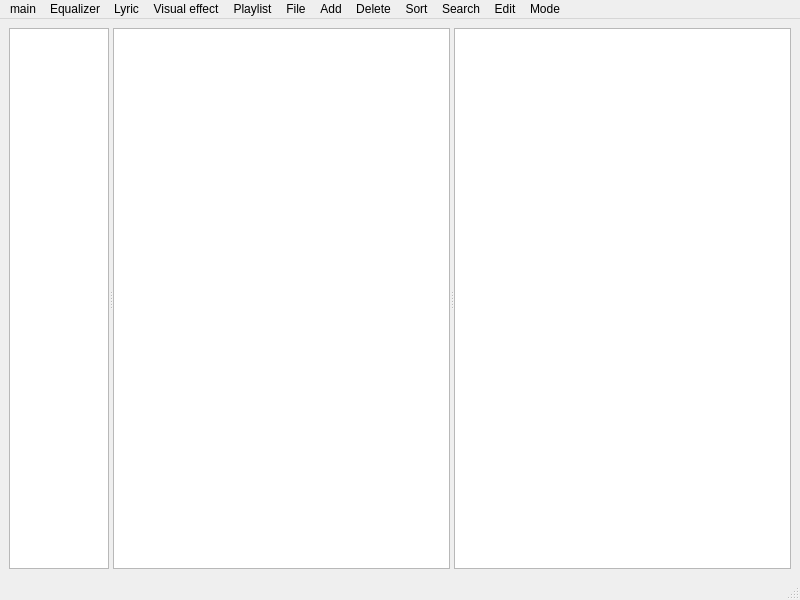
<?xml version="1.0" encoding="UTF-8"?>
<ui version="4.0">
 <class>MainWindow</class>
 <widget class="QMainWindow" name="MainWindow">
  <property name="geometry">
   <rect>
    <x>0</x>
    <y>0</y>
    <width>800</width>
    <height>600</height>
   </rect>
  </property>
  <property name="windowTitle">
   <string>MainWindow</string>
  </property>
  <widget class="QWidget" name="centralwidget">
   <layout class="QHBoxLayout" name="horizontalLayout">
    <item>
     <widget class="QSplitter" name="splitter">
      <property name="orientation">
       <enum>Qt::Horizontal</enum>
      </property>
      <widget class="QTableView" name="tableView">
       <property name="maximumSize">
        <size>
         <width>100</width>
         <height>16777215</height>
        </size>
       </property>
      </widget>
      <widget class="QTableView" name="tableView_2"/>
      <widget class="QTableView" name="tableView_3"/>
     </widget>
    </item>
   </layout>
  </widget>
  <widget class="QMenuBar" name="menubar">
   <property name="geometry">
    <rect>
     <x>0</x>
     <y>0</y>
     <width>800</width>
     <height>22</height>
    </rect>
   </property>
   <widget class="QMenu" name="menuMain">
    <property name="title">
     <string>main</string>
    </property>
    <widget class="QMenu" name="menuPlayingControl">
     <property name="title">
      <string>Playing control</string>
     </property>
     <addaction name="actionPlay"/>
     <addaction name="actionPause"/>
     <addaction name="actionStop"/>
     <addaction name="separator"/>
     <addaction name="actionPrevious"/>
     <addaction name="actionNext"/>
     <addaction name="separator"/>
     <addaction name="actionPreviousMusic"/>
     <addaction name="actionNextMusic"/>
     <addaction name="separator"/>
     <addaction name="actionOpen_file"/>
    </widget>
    <widget class="QMenu" name="menuVolumeControl">
     <property name="title">
      <string>Volume control</string>
     </property>
     <addaction name="actionUp"/>
     <addaction name="actionDown"/>
     <addaction name="separator"/>
     <addaction name="actionMute"/>
    </widget>
    <widget class="QMenu" name="menuLinks">
     <property name="title">
      <string>Links</string>
     </property>
     <addaction name="actionWeb_site"/>
     <addaction name="actionHelp"/>
    </widget>
    <widget class="QMenu" name="menuAbout">
     <property name="title">
      <string>About</string>
     </property>
     <addaction name="actionAbout_Foreplayer"/>
     <addaction name="actionAbout_Qt"/>
    </widget>
    <widget class="QMenu" name="menuPlayingMode">
     <property name="title">
      <string>Playing mode</string>
     </property>
     <addaction name="actionSingle_once"/>
     <addaction name="actionSingle_recycle"/>
     <addaction name="separator"/>
     <addaction name="actionTracklist_once"/>
     <addaction name="actionTracklist_recycle"/>
     <addaction name="actionTracklist_shuffle"/>
     <addaction name="separator"/>
     <addaction name="actionInorder_once"/>
     <addaction name="actionShuffle_all"/>
     <addaction name="actionRecycle_all"/>
    </widget>
    <widget class="QMenu" name="menuSkins">
     <property name="title">
      <string>Skins</string>
     </property>
     <addaction name="actionDefault"/>
     <addaction name="separator"/>
     <addaction name="actionSkin1"/>
     <addaction name="actionSkin2"/>
     <addaction name="separator"/>
     <addaction name="actionOptions_3"/>
    </widget>
    <widget class="QMenu" name="menuTransparent">
     <property name="title">
      <string>Transparent</string>
     </property>
     <addaction name="actionDisable"/>
     <addaction name="action10"/>
     <addaction name="action20"/>
     <addaction name="action30"/>
     <addaction name="action40"/>
     <addaction name="action50"/>
     <addaction name="action60"/>
     <addaction name="action70"/>
     <addaction name="action80"/>
     <addaction name="action90"/>
     <addaction name="action100"/>
     <addaction name="separator"/>
     <addaction name="actionShadow"/>
    </widget>
    <widget class="QMenu" name="menuView">
     <property name="title">
      <string>View</string>
     </property>
     <addaction name="actionLyric_window"/>
     <addaction name="actionPlaylist_window"/>
     <addaction name="actionEqualizer_2"/>
     <addaction name="separator"/>
     <addaction name="actionMinimode"/>
     <addaction name="separator"/>
     <addaction name="actionRearrange_window"/>
     <addaction name="separator"/>
     <addaction name="actionTopMost"/>
    </widget>
    <widget class="QMenu" name="menuFullscreen">
     <property name="title">
      <string>Fullscreen</string>
     </property>
     <addaction name="actionLyric_2"/>
     <addaction name="actionVisual_edffect"/>
     <addaction name="separator"/>
     <addaction name="actionBoth"/>
    </widget>
    <addaction name="menuPlayingControl"/>
    <addaction name="menuVolumeControl"/>
    <addaction name="menuPlayingMode"/>
    <addaction name="separator"/>
    <addaction name="menuView"/>
    <addaction name="separator"/>
    <addaction name="menuSkins"/>
    <addaction name="menuTransparent"/>
    <addaction name="menuFullscreen"/>
    <addaction name="separator"/>
    <addaction name="actionOptions"/>
    <addaction name="separator"/>
    <addaction name="menuLinks"/>
    <addaction name="menuAbout"/>
    <addaction name="separator"/>
    <addaction name="actionExit"/>
   </widget>
   <widget class="QMenu" name="menuEqualizer">
    <property name="title">
     <string>Equalizer</string>
    </property>
    <addaction name="actionChoose"/>
    <addaction name="separator"/>
    <addaction name="actionRecommanded"/>
    <addaction name="actionCustom"/>
    <addaction name="separator"/>
    <addaction name="actionEnable_equalizer"/>
    <addaction name="actionEnable_surround"/>
   </widget>
   <widget class="QMenu" name="menuLyric_2">
    <property name="title">
     <string>Lyric</string>
    </property>
   </widget>
   <widget class="QMenu" name="menuVisual_effect">
    <property name="title">
     <string>Visual effect</string>
    </property>
    <addaction name="actionVideo"/>
    <addaction name="actionSpectrum"/>
    <addaction name="actionWave"/>
    <addaction name="separator"/>
    <addaction name="actionHide"/>
    <addaction name="separator"/>
    <addaction name="actionOptions_2"/>
   </widget>
   <widget class="QMenu" name="menuPlaylist">
    <property name="title">
     <string>Playlist</string>
    </property>
    <widget class="QMenu" name="menuSort">
     <property name="title">
      <string>Sort</string>
     </property>
     <addaction name="actionAs_name"/>
     <addaction name="actionAs_length"/>
     <addaction name="separator"/>
     <addaction name="actionReverse"/>
     <addaction name="separator"/>
     <addaction name="actionRandom"/>
    </widget>
    <addaction name="actionNew"/>
    <addaction name="actionImport"/>
    <addaction name="actionSave"/>
    <addaction name="actionSave_all"/>
    <addaction name="separator"/>
    <addaction name="actionDelete"/>
    <addaction name="menuSort"/>
    <addaction name="separator"/>
    <addaction name="actionSend_to_2"/>
   </widget>
   <widget class="QMenu" name="menuFile">
    <property name="title">
     <string>File</string>
    </property>
    <widget class="QMenu" name="menuEdit">
     <property name="title">
      <string>Edit</string>
     </property>
     <addaction name="actionCut"/>
     <addaction name="actionCopy"/>
     <addaction name="actionPaste"/>
     <addaction name="separator"/>
     <addaction name="actionDelete_record_2"/>
    </widget>
    <widget class="QMenu" name="menuSend_to">
     <property name="title">
      <string>Send to</string>
     </property>
     <widget class="QMenu" name="menuPlaylist_2">
      <property name="title">
       <string>Playlist</string>
      </property>
      <addaction name="actionPlaylist1"/>
      <addaction name="actionPlaylist2"/>
     </widget>
     <addaction name="menuPlaylist_2"/>
     <addaction name="actionDisk"/>
    </widget>
    <addaction name="actionPlay_2"/>
    <addaction name="separator"/>
    <addaction name="menuEdit"/>
    <addaction name="separator"/>
    <addaction name="actionRecord"/>
    <addaction name="separator"/>
    <addaction name="actionDetails"/>
    <addaction name="actionBrowser_file"/>
    <addaction name="separator"/>
    <addaction name="menuSend_to"/>
    <addaction name="separator"/>
    <addaction name="actionOptions_4"/>
   </widget>
   <widget class="QMenu" name="menuAdd">
    <property name="title">
     <string>Add</string>
    </property>
    <addaction name="actionFiles"/>
    <addaction name="actionPath"/>
    <addaction name="separator"/>
    <addaction name="actionUrl"/>
   </widget>
   <widget class="QMenu" name="menuDelete">
    <property name="title">
     <string>Delete</string>
    </property>
    <addaction name="actionSelections"/>
    <addaction name="actionReluctant"/>
    <addaction name="actionInvalid_records"/>
    <addaction name="separator"/>
    <addaction name="actionAll"/>
   </widget>
   <widget class="QMenu" name="menuSort_2">
    <property name="title">
     <string>Sort</string>
    </property>
    <addaction name="actionAs_name_2"/>
    <addaction name="actionAs_duration"/>
    <addaction name="actionAs_track_index"/>
    <addaction name="actionAs_rating"/>
    <addaction name="separator"/>
    <addaction name="actionRandom_2"/>
   </widget>
   <widget class="QMenu" name="menuSearch">
    <property name="title">
     <string>Search</string>
    </property>
    <addaction name="actionLocate"/>
    <addaction name="separator"/>
    <addaction name="actionNext_2"/>
   </widget>
   <widget class="QMenu" name="menuSelection">
    <property name="title">
     <string>Edit</string>
    </property>
    <addaction name="actionSelect_all"/>
    <addaction name="actionUnselect_all"/>
    <addaction name="actionFlip_selections"/>
   </widget>
   <widget class="QMenu" name="menuEdit_2">
    <property name="title">
     <string>Mode</string>
    </property>
   </widget>
   <addaction name="menuMain"/>
   <addaction name="menuEqualizer"/>
   <addaction name="menuLyric_2"/>
   <addaction name="menuVisual_effect"/>
   <addaction name="menuPlaylist"/>
   <addaction name="menuFile"/>
   <addaction name="menuAdd"/>
   <addaction name="menuDelete"/>
   <addaction name="menuSort_2"/>
   <addaction name="menuSearch"/>
   <addaction name="menuSelection"/>
   <addaction name="menuEdit_2"/>
  </widget>
  <widget class="QStatusBar" name="statusbar"/>
  <action name="actionOptions">
   <property name="text">
    <string>Options</string>
   </property>
  </action>
  <action name="actionMusic">
   <property name="text">
    <string>Choose music</string>
   </property>
  </action>
  <action name="actionEqualizer">
   <property name="text">
    <string>Equalizer</string>
   </property>
  </action>
  <action name="actionDisplay_Desktop_Lyric">
   <property name="text">
    <string>Display desktop lyric</string>
   </property>
  </action>
  <action name="actionRestore">
   <property name="text">
    <string>Restore</string>
   </property>
  </action>
  <action name="actionExit">
   <property name="text">
    <string>Exit</string>
   </property>
  </action>
  <action name="actionWeb_site">
   <property name="text">
    <string>Web site</string>
   </property>
  </action>
  <action name="actionHelp">
   <property name="text">
    <string>Help</string>
   </property>
  </action>
  <action name="actionPlay">
   <property name="text">
    <string>Play</string>
   </property>
  </action>
  <action name="actionStop">
   <property name="text">
    <string>Stop</string>
   </property>
  </action>
  <action name="actionNext">
   <property name="text">
    <string>Next track/music</string>
   </property>
  </action>
  <action name="actionPrevious">
   <property name="text">
    <string>Previous track/music</string>
   </property>
  </action>
  <action name="actionPreviousMusic">
   <property name="text">
    <string>Previous tracklist/music</string>
   </property>
  </action>
  <action name="actionNextMusic">
   <property name="text">
    <string>Next tracklist/music</string>
   </property>
  </action>
  <action name="actionUp">
   <property name="text">
    <string>Up</string>
   </property>
  </action>
  <action name="actionDown">
   <property name="text">
    <string>Down</string>
   </property>
  </action>
  <action name="actionAbout_Foreplayer">
   <property name="text">
    <string>About Foreplayer</string>
   </property>
  </action>
  <action name="actionAbout_Qt">
   <property name="text">
    <string>About Qt</string>
   </property>
  </action>
  <action name="actionMute">
   <property name="text">
    <string>Mute</string>
   </property>
  </action>
  <action name="actionSingle_once">
   <property name="text">
    <string>Track/Music once</string>
   </property>
  </action>
  <action name="actionSingle_recycle">
   <property name="text">
    <string>Track/Music recycle</string>
   </property>
  </action>
  <action name="actionPause">
   <property name="text">
    <string>Pause</string>
   </property>
  </action>
  <action name="actionOpen_file">
   <property name="text">
    <string>Open file</string>
   </property>
  </action>
  <action name="actionTracklist_recycle">
   <property name="text">
    <string>Tracklist recycle</string>
   </property>
  </action>
  <action name="actionTracklist_shuffle">
   <property name="text">
    <string>Tracklist shuffle</string>
   </property>
  </action>
  <action name="actionShuffle_all">
   <property name="text">
    <string>Shuffle all</string>
   </property>
  </action>
  <action name="actionRecycle_all">
   <property name="text">
    <string>Recycle all</string>
   </property>
  </action>
  <action name="actionTracklist_once">
   <property name="text">
    <string>Tracklist once</string>
   </property>
  </action>
  <action name="actionInorder_once">
   <property name="text">
    <string>Inorder once</string>
   </property>
  </action>
  <action name="actionSpectrum">
   <property name="checkable">
    <bool>true</bool>
   </property>
   <property name="checked">
    <bool>true</bool>
   </property>
   <property name="text">
    <string>Spectrum</string>
   </property>
  </action>
  <action name="actionWave">
   <property name="checkable">
    <bool>true</bool>
   </property>
   <property name="text">
    <string>Wave</string>
   </property>
  </action>
  <action name="actionVideo">
   <property name="checkable">
    <bool>true</bool>
   </property>
   <property name="text">
    <string>Video</string>
   </property>
  </action>
  <action name="actionHide">
   <property name="text">
    <string>Hide</string>
   </property>
  </action>
  <action name="actionOptions_2">
   <property name="text">
    <string>Options</string>
   </property>
  </action>
  <action name="actionRecommanded">
   <property name="text">
    <string>Recommend</string>
   </property>
  </action>
  <action name="actionCustom">
   <property name="text">
    <string>Custom</string>
   </property>
  </action>
  <action name="actionChoose">
   <property name="text">
    <string>Choose</string>
   </property>
  </action>
  <action name="actionEnable_equalizer">
   <property name="checkable">
    <bool>true</bool>
   </property>
   <property name="checked">
    <bool>true</bool>
   </property>
   <property name="text">
    <string>Enable equalizer</string>
   </property>
  </action>
  <action name="actionEnable_surround">
   <property name="checkable">
    <bool>true</bool>
   </property>
   <property name="checked">
    <bool>true</bool>
   </property>
   <property name="text">
    <string>Enable surround</string>
   </property>
  </action>
  <action name="actionDefault">
   <property name="text">
    <string>Default</string>
   </property>
  </action>
  <action name="actionSkin1">
   <property name="text">
    <string>Skin1</string>
   </property>
  </action>
  <action name="actionSkin2">
   <property name="text">
    <string>Skin2</string>
   </property>
  </action>
  <action name="actionOptions_3">
   <property name="text">
    <string>Options</string>
   </property>
  </action>
  <action name="actionDisable">
   <property name="text">
    <string>Disable</string>
   </property>
  </action>
  <action name="action10">
   <property name="text">
    <string>10%</string>
   </property>
  </action>
  <action name="action20">
   <property name="text">
    <string>20%</string>
   </property>
  </action>
  <action name="action30">
   <property name="text">
    <string>30%</string>
   </property>
  </action>
  <action name="action40">
   <property name="text">
    <string>40%</string>
   </property>
  </action>
  <action name="action50">
   <property name="text">
    <string>50%</string>
   </property>
  </action>
  <action name="action60">
   <property name="text">
    <string>60%</string>
   </property>
  </action>
  <action name="action70">
   <property name="text">
    <string>70%</string>
   </property>
  </action>
  <action name="action80">
   <property name="text">
    <string>80%</string>
   </property>
  </action>
  <action name="action90">
   <property name="text">
    <string>90%</string>
   </property>
  </action>
  <action name="action100">
   <property name="text">
    <string>100%</string>
   </property>
  </action>
  <action name="actionShadow">
   <property name="text">
    <string>Shadow</string>
   </property>
  </action>
  <action name="actionLyric_window">
   <property name="text">
    <string>Lyric window</string>
   </property>
  </action>
  <action name="actionPlaylist_window">
   <property name="text">
    <string>Playlist window</string>
   </property>
  </action>
  <action name="actionEqualizer_2">
   <property name="text">
    <string>Equalizer</string>
   </property>
  </action>
  <action name="actionTopMost">
   <property name="text">
    <string>Always on top</string>
   </property>
  </action>
  <action name="actionRearrange_window">
   <property name="text">
    <string>Rearrange window</string>
   </property>
  </action>
  <action name="actionMinimode">
   <property name="text">
    <string>Mini mode</string>
   </property>
  </action>
  <action name="actionLyric_2">
   <property name="text">
    <string>Lyric</string>
   </property>
  </action>
  <action name="actionVisual_edffect">
   <property name="text">
    <string>Visual edffect</string>
   </property>
  </action>
  <action name="actionBoth">
   <property name="text">
    <string>Both</string>
   </property>
  </action>
  <action name="actionPlay_2">
   <property name="text">
    <string>Play</string>
   </property>
  </action>
  <action name="actionDetails">
   <property name="text">
    <string>View details</string>
   </property>
  </action>
  <action name="actionBrowser_file">
   <property name="text">
    <string>Explore file</string>
   </property>
  </action>
  <action name="actionOptions_4">
   <property name="text">
    <string>Options</string>
   </property>
  </action>
  <action name="actionRecord">
   <property name="text">
    <string>Record</string>
   </property>
  </action>
  <action name="actionDelete_record">
   <property name="text">
    <string>Delete record</string>
   </property>
  </action>
  <action name="actionDelete_file">
   <property name="text">
    <string>Delete file</string>
   </property>
  </action>
  <action name="actionCopy">
   <property name="text">
    <string>Copy</string>
   </property>
  </action>
  <action name="actionPaste">
   <property name="text">
    <string>Paste</string>
   </property>
  </action>
  <action name="actionCut">
   <property name="text">
    <string>Cut</string>
   </property>
  </action>
  <action name="actionPlaylist1">
   <property name="text">
    <string>Playlist1</string>
   </property>
  </action>
  <action name="actionPlaylist2">
   <property name="text">
    <string>Playlist2</string>
   </property>
  </action>
  <action name="actionDisk">
   <property name="text">
    <string>Disk</string>
   </property>
  </action>
  <action name="actionDelete_record_2">
   <property name="text">
    <string>Delete record</string>
   </property>
  </action>
  <action name="actionDelete_file_2">
   <property name="text">
    <string>Delete file</string>
   </property>
  </action>
  <action name="actionNew">
   <property name="text">
    <string>New</string>
   </property>
  </action>
  <action name="actionImport">
   <property name="text">
    <string>Import</string>
   </property>
  </action>
  <action name="actionSave">
   <property name="text">
    <string>Save</string>
   </property>
  </action>
  <action name="actionDelete">
   <property name="text">
    <string>Delete</string>
   </property>
  </action>
  <action name="actionSend_to_2">
   <property name="text">
    <string>Send to</string>
   </property>
  </action>
  <action name="actionSave_all">
   <property name="text">
    <string>Save all</string>
   </property>
  </action>
  <action name="actionAs_name">
   <property name="text">
    <string>As name</string>
   </property>
  </action>
  <action name="actionAs_length">
   <property name="text">
    <string>As name length</string>
   </property>
  </action>
  <action name="actionRandom">
   <property name="text">
    <string>Random</string>
   </property>
  </action>
  <action name="actionReverse">
   <property name="text">
    <string>Reverse</string>
   </property>
  </action>
  <action name="actionFiles">
   <property name="text">
    <string>Files</string>
   </property>
  </action>
  <action name="actionPath">
   <property name="text">
    <string>Path</string>
   </property>
  </action>
  <action name="actionUrl">
   <property name="text">
    <string>Urls</string>
   </property>
  </action>
  <action name="actionSelections">
   <property name="text">
    <string>Selections</string>
   </property>
  </action>
  <action name="actionReluctant">
   <property name="text">
    <string>Redundances</string>
   </property>
  </action>
  <action name="actionAll">
   <property name="text">
    <string>Clear</string>
   </property>
  </action>
  <action name="actionInvalid_records">
   <property name="text">
    <string>Invalid records</string>
   </property>
  </action>
  <action name="actionAs_name_2">
   <property name="text">
    <string>As name</string>
   </property>
  </action>
  <action name="actionAs_duration">
   <property name="text">
    <string>As duration</string>
   </property>
  </action>
  <action name="actionAs_track_index">
   <property name="text">
    <string>As track id</string>
   </property>
  </action>
  <action name="actionAs_rating">
   <property name="text">
    <string>As rating</string>
   </property>
  </action>
  <action name="actionRandom_2">
   <property name="text">
    <string>Random</string>
   </property>
  </action>
  <action name="actionLocate">
   <property name="text">
    <string>Locate</string>
   </property>
  </action>
  <action name="actionNext_2">
   <property name="text">
    <string>Next</string>
   </property>
  </action>
  <action name="actionSelect_all">
   <property name="text">
    <string>Select all</string>
   </property>
  </action>
  <action name="actionUnselect_all">
   <property name="text">
    <string>Unselect all</string>
   </property>
  </action>
  <action name="actionFlip_selections">
   <property name="text">
    <string>Flip selections</string>
   </property>
  </action>
 </widget>
 <resources/>
 <connections/>
</ui>
